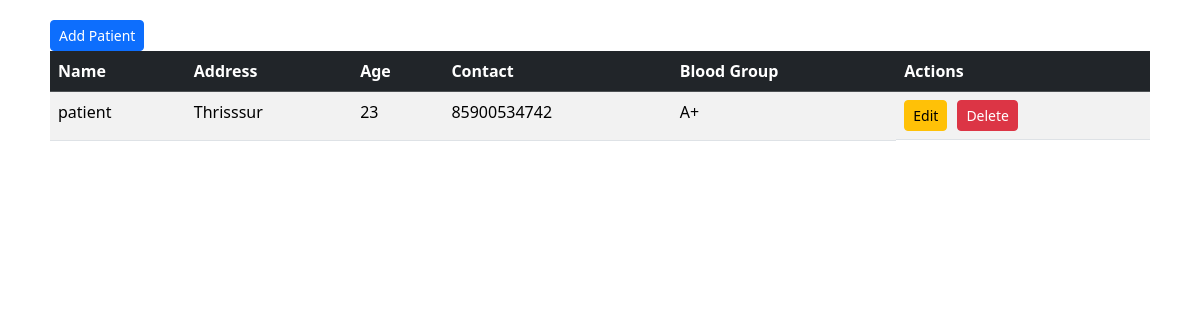
Page /hospital/list_patients/ (signed in) on the committed database.
### patient_app/models.py (models this page shows, shortened)
class Patient(models.Model):
    user = models.OneToOneField(User, on_delete=models.CASCADE)
    address = models.TextField()
    age = models.PositiveIntegerField()
    contact = models.CharField(max_length=15)
    blood_group = models.CharField(max_length=3)

### hospital_app/views.py (the view)
# urls.py: path('list_patients/', views.list_patients, name='list_patients'),
@login_required
def list_patients(request):
    patients = Patient.objects.all()
    return render(request, 'list_patients.html', {'patients': patients})

### hospital_app/templates/list_patients.html (shortened to what this page needs)
<!DOCTYPE html>
<html lang="en">
<head>
    <link href="https://cdn.jsdelivr.net/npm/bootstrap@5.3.3/dist/css/bootstrap.min.css" rel="stylesheet">
</head>
<body>
    <div class="container table-container">
        <table class="table table-striped table-hover">
            <thead class="table-dark">
                <tr>
                    <th>Name</th>
                    <th>Address</th>
                    <th>Age</th>
                    <th>Contact</th>
                    <th>Blood Group</th>
                    <th>Actions</th>
                </tr>
            </thead>
            <tbody>
                {% for patient in patients %}
                <tr id="patient-{{ patient.id }}">
                    <td>{{ patient.user.username }}</td>
                    <td>{{ patient.address }}</td>
                    <td>{{ patient.age }}</td>
                    <td>{{ patient.contact }}</td>
                    <td>{{ patient.blood_group }}</td>
                    <td class="table-actions">
                        <a href="{% url 'edit_patient' patient.id %}" class="btn btn-warning btn-sm">Edit</a>
                        <form action="{% url 'delete_patient' patient.id %}" method="post">
                            <button type="submit" class="btn btn-danger btn-sm">Delete</button>
                        </form>
                    </td>
                </tr>
                {% endfor %}
            </tbody>
            <a  href="{% url 'add_patient' %}" class="btn btn-primary btn-sm">Add Patient</a>
        </table>
    </div>
</body>
</html>

### hospital_app/templates/list_patients.html (style rules this page uses)
.table-container { padding: 20px; }
.table-actions { display: flex; gap: 10px; }
.table-actions form { display: inline; }
.table-actions a, .table-actions button { margin: 0; }

### rows in the picture
Patient: user.username "patient", address "Thrisssur", age "23", contact "85900534742", blood_group "A+"
